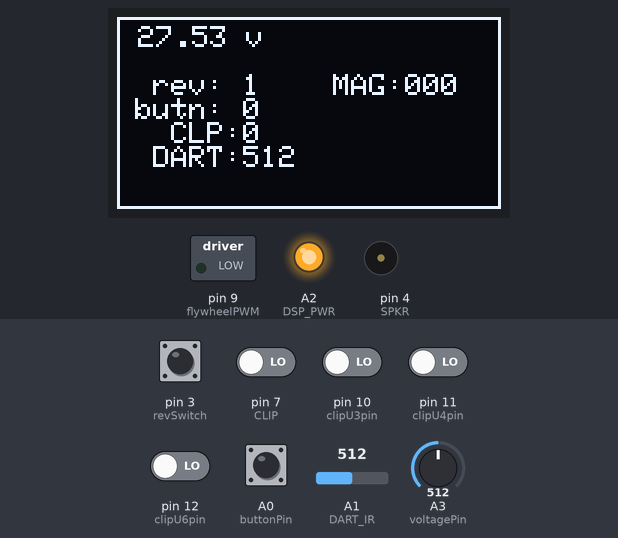
Bench run of a sketch on a simulated Arduino Uno, built with avr-gcc and run on an emulated ATmega328P. Shown: 128×64 one-colour display, switched loads named in the sketch (green lamp = pin HIGH), output pins drawn as LEDs (lit = HIGH), buzzer (waves = sounding). The inputs (shaded band) are chosen by the test bench; at power-on: pin 3 (revSwitch) HIGH, A0 (buttonPin), pin 7 (CLIP), pin 10 (clipU3pin), pin 11 (clipU4pin), pin 12 (clipU6pin) LOW, A3 (voltagePin) = 512, A1 (DART_IR) = 512. The display library's start-up logo is not drawn; what the sketch prints to the serial monitor is not drawn.

Above: at 1.9 s.
2.0 s: pin 3 (revSwitch) pulled LOW for 0.15 s
At 2.15 s:
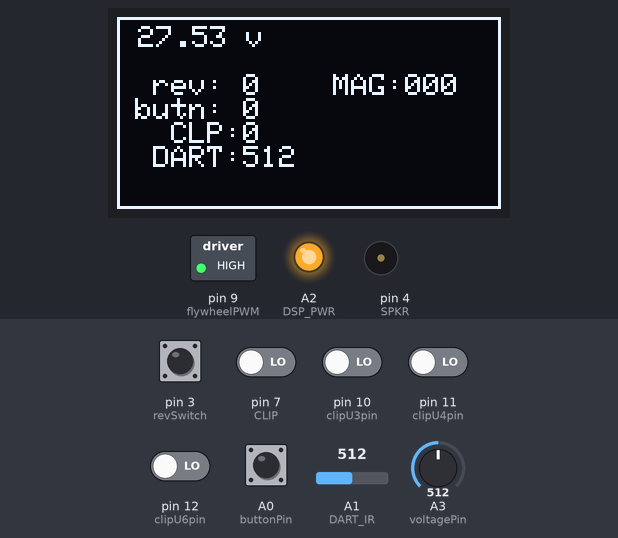
3.7 s: A3 (voltagePin) set to 716
At 4.1 s:
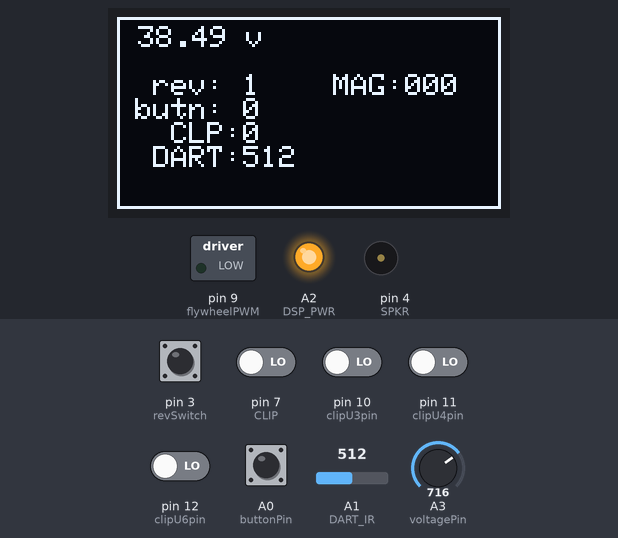
5.3 s: A1 (DART_IR) set to 716
At 5.9 s:
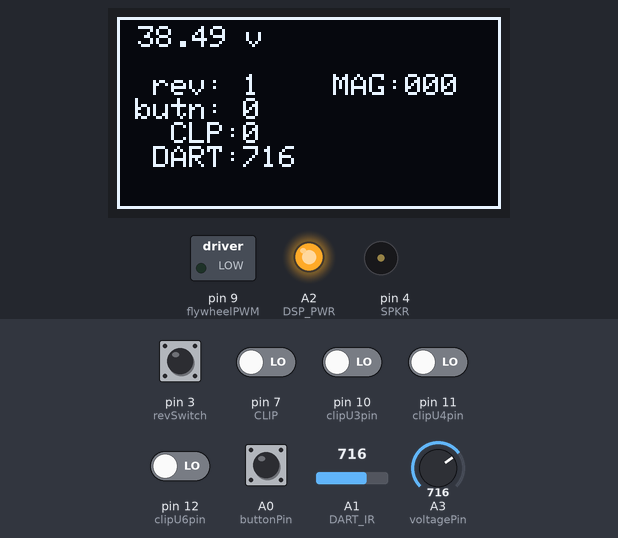
6.9 s: pin 7 (CLIP) driven HIGH
At 7.4 s:
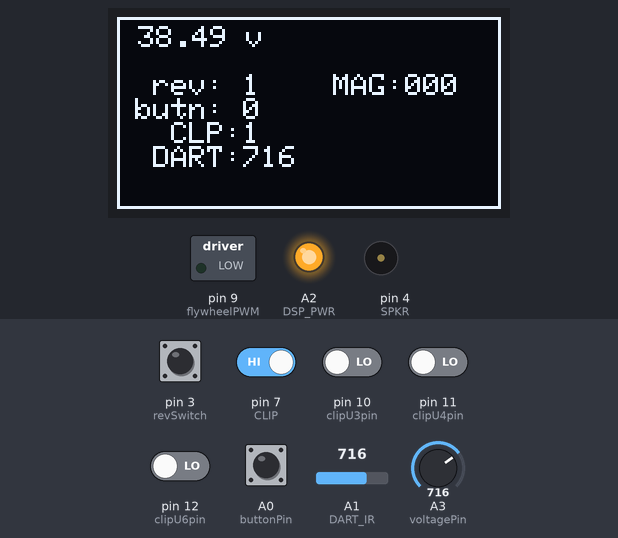
8.4 s: pin 10 (clipU3pin) driven HIGH
At 9.2 s:
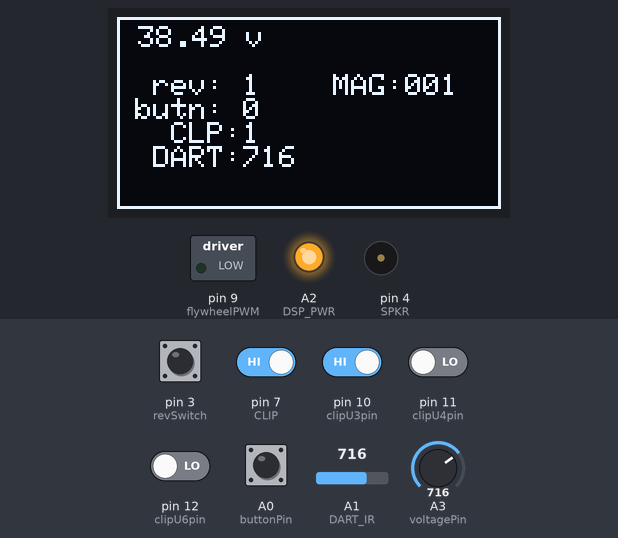
10.0 s: pin 11 (clipU4pin) driven HIGH
At 10.9 s:
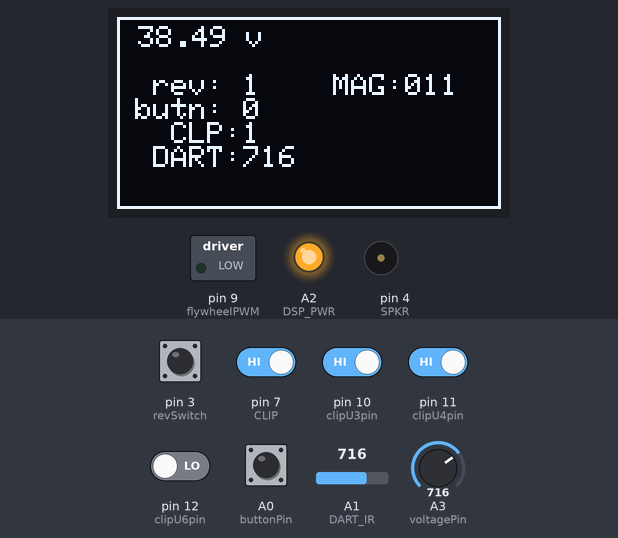
Timing chart, 0 to 12.6 s (numbered marks = the images above; inputs shaded):
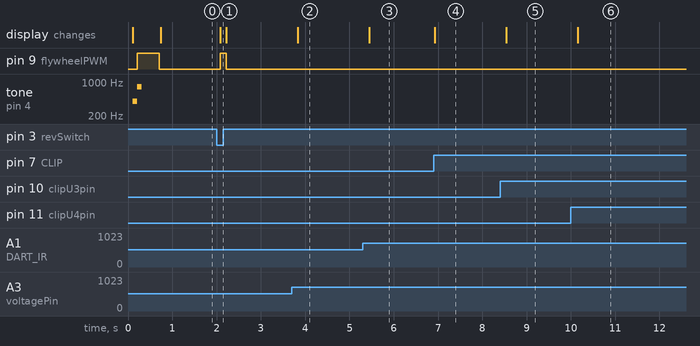

Measured:
- after the input at 2.0 s, pin 9 (flywheelPWM): LOW → HIGH after 0.09 s, → LOW 0.13 s later; the display: changes after 0.09 s (image 1)
- after the input at 3.7 s, the display: changes after 0.14 s (image 2)
- after the input at 5.3 s, the display: changes after 0.15 s (image 3)
- after the input at 6.9 s, the display: changes at once (image 4)
- after the input at 8.4 s, the display: changes after 0.14 s (image 5)
- after the input at 10.0 s, the display: changes after 0.16 s (image 6)

The sketch:

Stryfe_checkout.ino
```cpp
#include <Wire.h>
#include <Adafruit_GFX.h>
#include <Adafruit_SSD1306.h>

#define OLED_RESET -1
Adafruit_SSD1306 display(OLED_RESET);

int voltagePin = A3;
float vcc = 5.0;
float vd_factor = 11;
int SPKR = 4;
int DART_IR = A1;
int DSP_PWR = A2;
int buttonPin = A0;
int revSwitch = 3;
int CLIP = 7;
int flywheelPWM = 9;

uint8_t clipU3pin = 10;
uint8_t clipU4pin = 11;
uint8_t clipU6pin = 12;


void setup() {
  Serial.begin(9500);
  pinMode(voltagePin, INPUT);
  pinMode(revSwitch, INPUT);
  pinMode(buttonPin, INPUT);
  pinMode(CLIP, INPUT);
  pinMode(DART_IR, INPUT);

  pinMode(clipU3pin, INPUT);          // Hall sensors have internal pullups
  pinMode(clipU4pin, INPUT);
  pinMode(clipU6pin, INPUT);

  pinMode(flywheelPWM, OUTPUT);
  pinMode(SPKR, OUTPUT);
  pinMode(DSP_PWR, OUTPUT);
  digitalWrite(DSP_PWR, HIGH);
  delay(50);


  display.begin(SSD1306_SWITCHCAPVCC, 0x3C);  // initialize with the I2C addr 0x3D (for the 128x64)
  display.display();
  tone(SPKR, 400, 100);
  delay(100);
  tone(SPKR, 800, 100);

  analogWrite(flywheelPWM, 255);
  delay(500);  // splash screen
  digitalWrite(flywheelPWM, LOW);
}


void loop() {

  int voltValue = analogRead(voltagePin);
  int val = 0;
  for (int x=0; x<10; x++){
    val = val + analogRead(voltagePin);
  }
  voltValue = val / 10;
  float voltage = voltValue / 1023.0 * vcc * vd_factor;

  display.clearDisplay();

  display.drawLine(0, 0, 127, 0, WHITE);
  display.drawLine(0, 0, 0, 63, WHITE);
  display.drawLine(0, 63, 127, 63, WHITE);
  display.drawLine(127, 0, 127, 63, WHITE);

  display.setTextSize(1);
  display.setTextColor(WHITE);
  display.setCursor(7, 3);
  display.print(voltage, 2);
  display.println(" v");
  display.println("");
  display.print("  rev: ");
  display.print(digitalRead(revSwitch));
  display.print(F("    MAG:"));
  display.print(digitalRead(clipU6pin));
  display.print(digitalRead(clipU4pin));
  display.println(digitalRead(clipU3pin));


  display.print(" butn: ");
  display.println(digitalRead(buttonPin));
  display.print("   CLP:");
  display.println(digitalRead(CLIP));
  display.print("  DART:");
  display.println(analogRead(DART_IR));
  display.display();

  if (!digitalRead(revSwitch)){
    analogWrite(flywheelPWM, 255);
  }
  else{
    digitalWrite(flywheelPWM, LOW);
  }

  Serial.print(voltage, 2);
  Serial.println(" v");
  delay(100);

}
```
